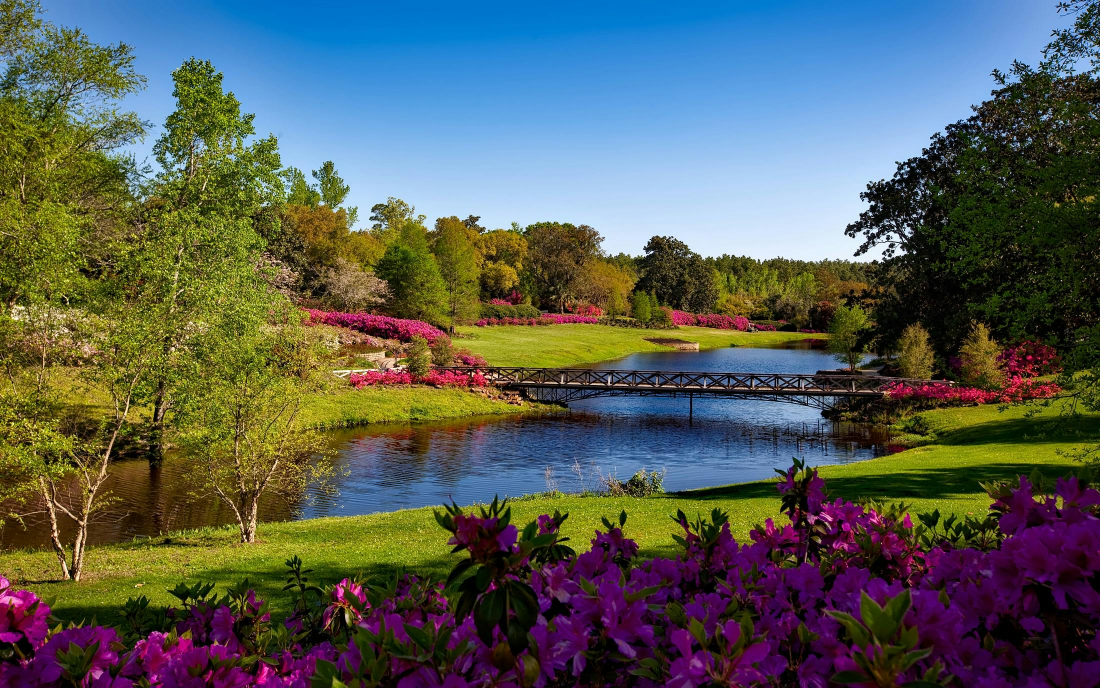
#> input picture Photos/pexels-pixabay-158063.jpg, 2200 x 1376 px (shown at 1/2 size)
$ python edge_cascade.py
#> lines starting #> are read from the running program, lines starting #| are printed output that depends on the picture; after the words box and inside, x2 and y2 are one past the last pixel; in counts of white or black regions, pixels touching at a corner belong together
#> further down, img is the input picture: shape (1376, 2200, 3); mean B, G, R 86.3, 92.2, 85.9
import cv2 as cv

def resizeFrame(frame, scale=0.20):
#> called with scale = 0.2
    height = int(frame.shape[0] * scale)
#> height = 275
    width = int(frame.shape[1] * scale)
#> width = 440
    dimensions = (width, height)
#> dimensions = (440, 275)

    return cv.resize(frame, dimensions, interpolation=cv.INTER_AREA)
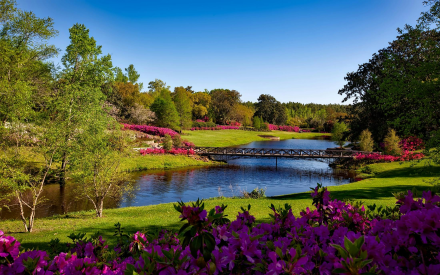
#> returned value: shape (275, 440, 3); mean of channels 0, 1, 2 86.3, 92.2, 85.9; drawn as B, G, R

img = cv.imread('Photos/pexels-pixabay-158063.jpg')
img = resizeFrame(img)
cv.imshow('Park', img)

# Edge Cascade
ec = cv.Canny(img, 120, 180)
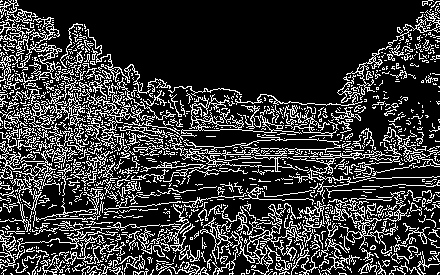
#> ec: shape (275, 440); 21.2% white in thin lines or dots
cv.imshow('Edge Cascade', ec)

# Reduce Edges
blur = cv.GaussianBlur(img, (7,7), cv.BORDER_DEFAULT)
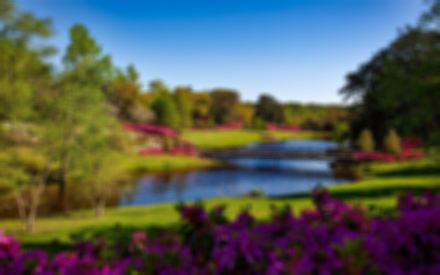
#> blur: shape (275, 440, 3); mean B, G, R 86.3, 92.2, 85.9
ec2 = cv.Canny(blur, 120, 180)
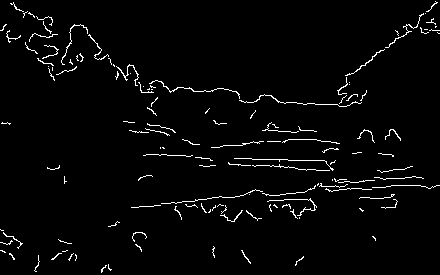
#> ec2: shape (275, 440); 2.7% white in thin lines or dots
cv.imshow('Edge Cascade2', ec2)

cv.waitKey(0)

$ run again, with Photos/pexels-pixabay-158028.jpg copied over Photos/pexels-pixabay-158063.jpg
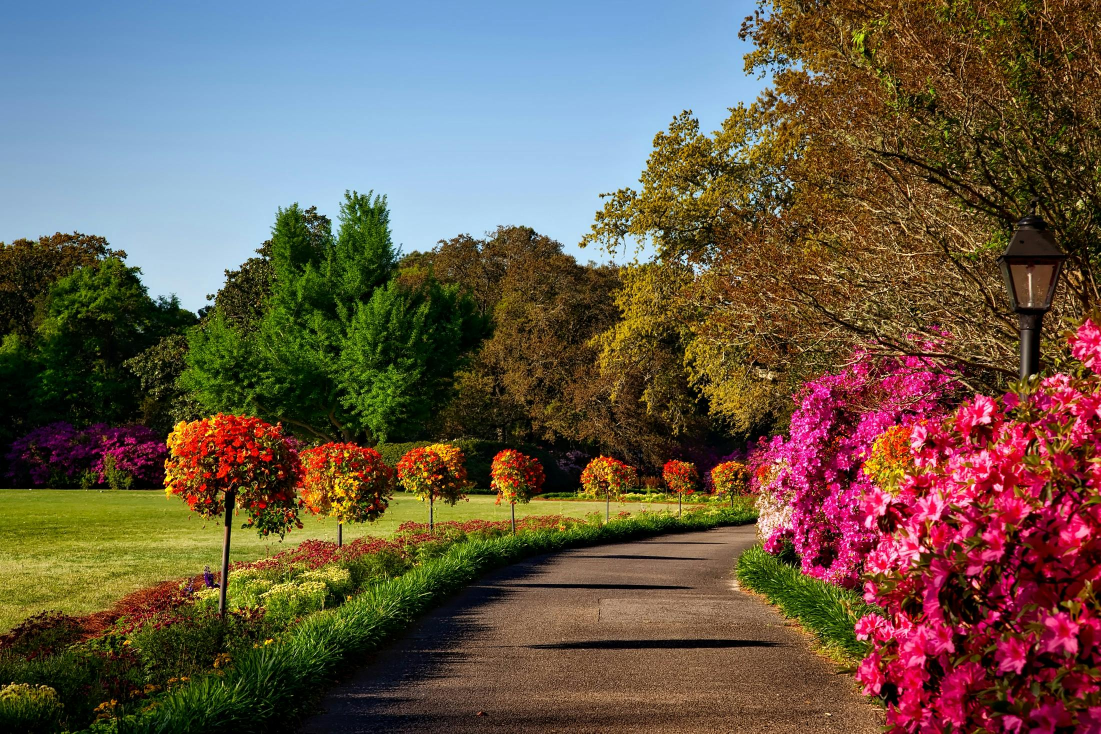
#> input picture Photos/pexels-pixabay-158028.jpg, 2201 x 1467 px (shown at 1/2 size)
#> img is the input picture: shape (1467, 2201, 3); mean B, G, R 74.7, 89.6, 104.6
#> `ec = cv.Canny(img, 120, 180)`:
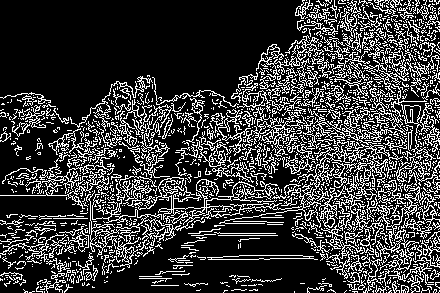
#> ec: shape (293, 440); 22.8% white in thin lines or dots
#> `ec2 = cv.Canny(blur, 120, 180)`:
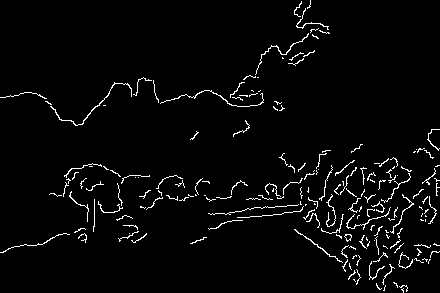
#> ec2: shape (293, 440); 3.2% white in thin lines or dots

$ run again, with Photos/pexels-pixabay-415829.jpg copied over Photos/pexels-pixabay-158063.jpg
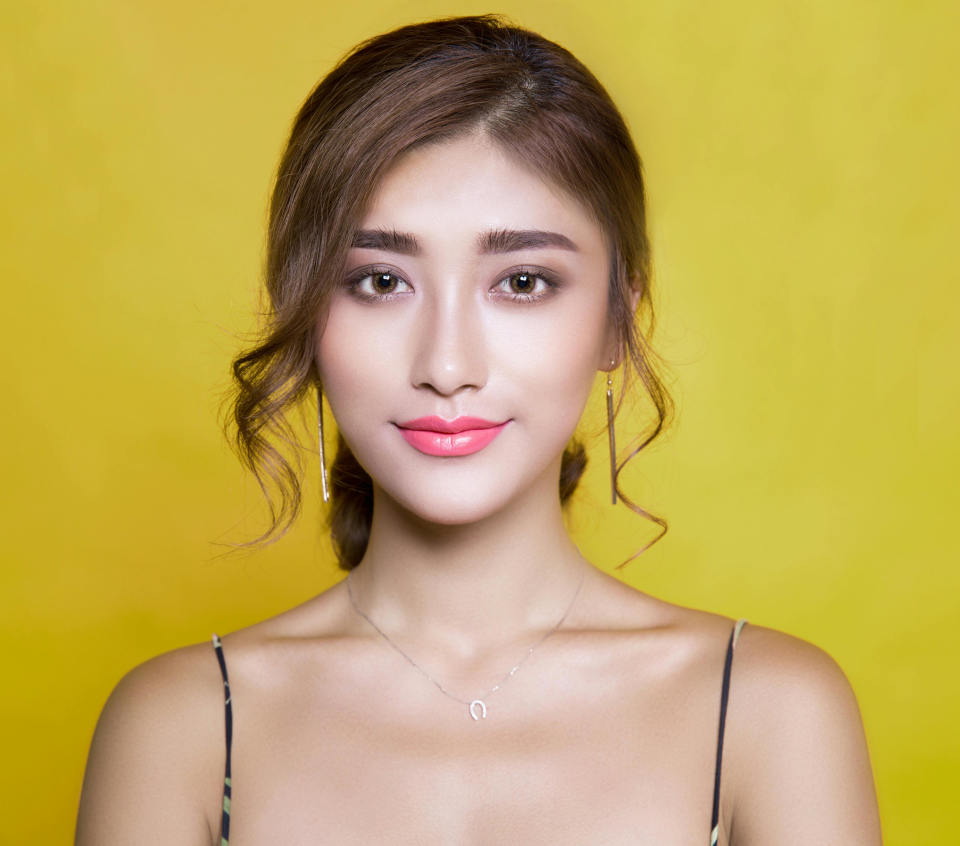
#> input picture Photos/pexels-pixabay-415829.jpg, 5760 x 5075 px (shown at 1/6 size)
#> img is the input picture: shape (5075, 5760, 3); mean B, G, R 90.2, 168.9, 193.9
#> `ec = cv.Canny(img, 120, 180)`:
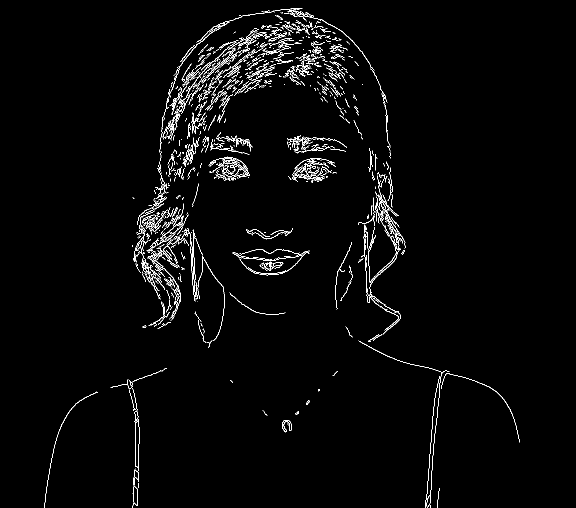
#> ec: shape (1015, 1152) (shown at 1/2 size); 2.1% white in thin lines or dots, all inside (x1, y1, x2, y2) = (88, 16, 1040, 1015)
#> `ec2 = cv.Canny(blur, 120, 180)`:
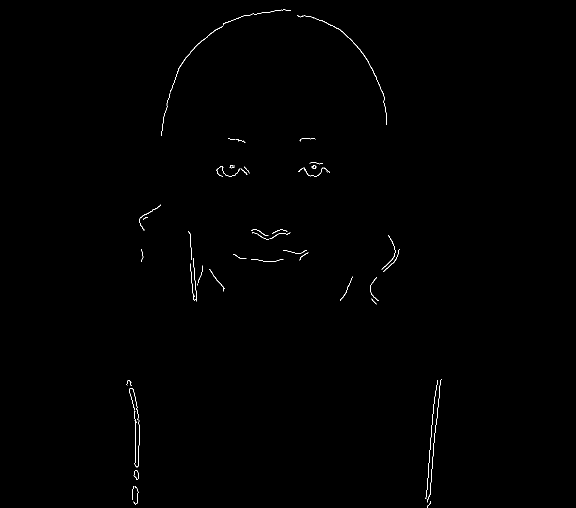
#> ec2: shape (1015, 1152) (shown at 1/2 size); 0.29% white in thin lines or dots, all inside (x1, y1, x2, y2) = (252, 19, 883, 1015)

$ run again, with Photos/pexels-pixabay-416160.jpg copied over Photos/pexels-pixabay-158063.jpg
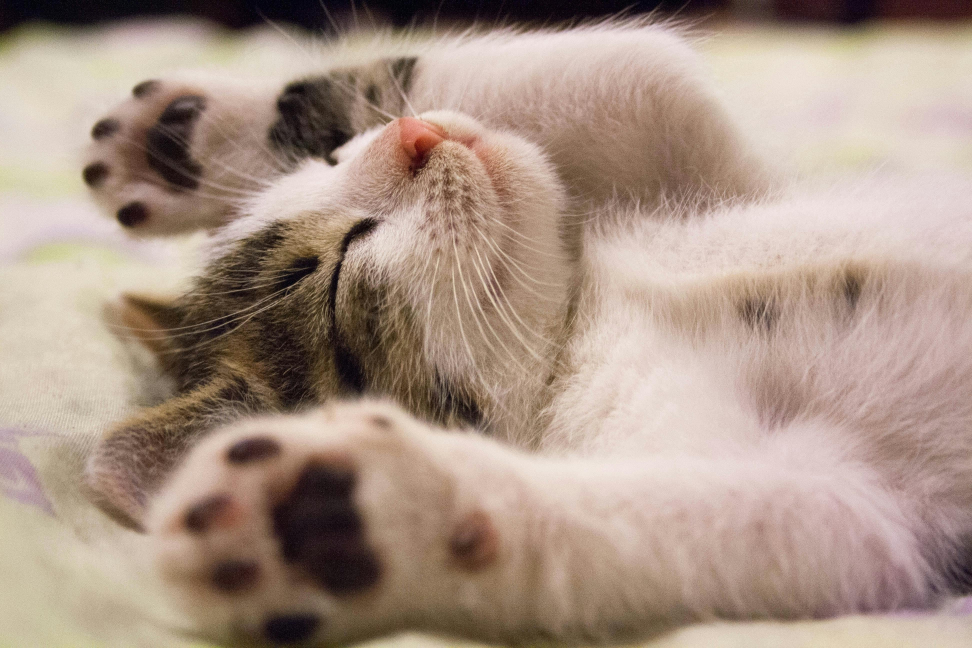
#> input picture Photos/pexels-pixabay-416160.jpg, 3888 x 2592 px (shown at 1/4 size)
#> img is the input picture: shape (2592, 3888, 3); mean B, G, R 134.6, 148.3, 169.4
#> `ec = cv.Canny(img, 120, 180)`:
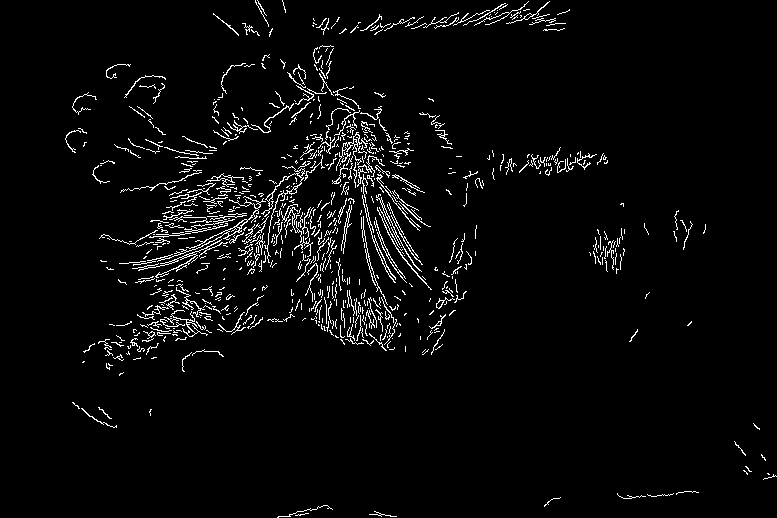
#> ec: shape (518, 777); 3.6% white in thin lines or dots
#> `ec2 = cv.Canny(blur, 120, 180)`:
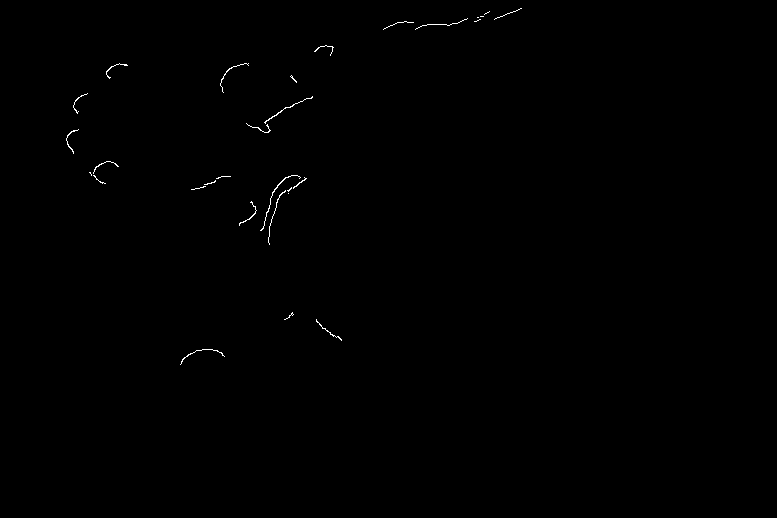
#> ec2: shape (518, 777); 0.23% white in thin lines or dots, all inside (x1, y1, x2, y2) = (66, 8, 522, 365)
